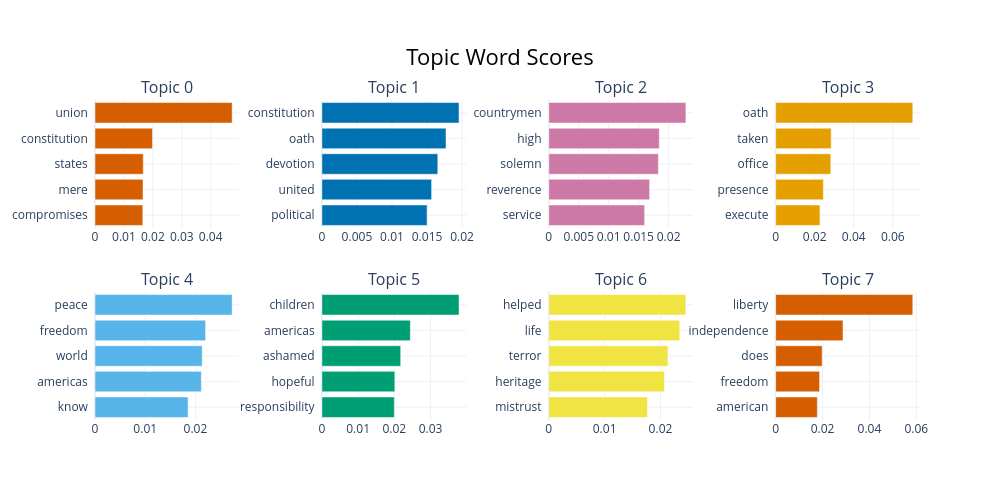

The cell this chart's notebook holds for it:
### Code cell
topic_model.visualize_barchart()

### Figure 1 — Plotly figure (JSON) as saved in the notebook; plotly's stock layout.template omitted (floating-point values rounded to 4 significant figures)
{"data": [{"marker": {"color": "#D55E00"}, "orientation": "h", "type": "bar", "x": [0.01653, 0.0166, 0.0167, 0.01989, 0.04742], "xaxis": "x", "y": ["compromises  ", "mere  ", "states  ", "constitution  ", "union  "], "yaxis": "y"}, {"marker": {"color": "#0072B2"}, "orientation": "h", "type": "bar", "x": [0.01501, 0.01565, 0.01654, 0.01771, 0.01957], "xaxis": "x2", "y": ["political  ", "united  ", "devotion  ", "oath  ", "constitution  "], "yaxis": "y2"}, {"marker": {"color": "#CC79A7"}, "orientation": "h", "type": "bar", "x": [0.01599, 0.01683, 0.01829, 0.01844, 0.02288], "xaxis": "x3", "y": ["service  ", "reverence  ", "solemn  ", "high  ", "countrymen  "], "yaxis": "y3"}, {"marker": {"color": "#E69F00"}, "orientation": "h", "type": "bar", "x": [0.02269, 0.02443, 0.02826, 0.02844, 0.07024], "xaxis": "x4", "y": ["execute  ", "presence  ", "office  ", "taken  ", "oath  "], "yaxis": "y4"}, {"marker": {"color": "#56B4E9"}, "orientation": "h", "type": "bar", "x": [0.01853, 0.02117, 0.02134, 0.02202, 0.02731], "xaxis": "x5", "y": ["know  ", "americas  ", "world  ", "freedom  ", "peace  "], "yaxis": "y5"}, {"marker": {"color": "#009E73"}, "orientation": "h", "type": "bar", "x": [0.01998, 0.02013, 0.02175, 0.02441, 0.03785], "xaxis": "x6", "y": ["responsibility  ", "hopeful  ", "ashamed  ", "americas  ", "children  "], "yaxis": "y6"}, {"marker": {"color": "#F0E442"}, "orientation": "h", "type": "bar", "x": [0.01768, 0.02071, 0.02133, 0.02345, 0.02455], "xaxis": "x7", "y": ["mistrust  ", "heritage  ", "terror  ", "life  ", "helped  "], "yaxis": "y7"}, {"marker": {"color": "#D55E00"}, "orientation": "h", "type": "bar", "x": [0.0178, 0.01874, 0.01984, 0.02873, 0.05849], "xaxis": "x8", "y": ["american  ", "freedom  ", "does  ", "independence  ", "liberty  "], "yaxis": "y8"}], "layout": {"annotations": [{"font": {"size": 16}, "showarrow": false, "text": "Topic 0", "x": 0.0875, "xanchor": "center", "xref": "paper", "y": 1, "yanchor": "bottom", "yref": "paper"}, {"font": {"size": 16}, "showarrow": false, "text": "Topic 1", "x": 0.3625, "xanchor": "center", "xref": "paper", "y": 1, "yanchor": "bottom", "yref": "paper"}, {"font": {"size": 16}, "showarrow": false, "text": "Topic 2", "x": 0.6375, "xanchor": "center", "xref": "paper", "y": 1, "yanchor": "bottom", "yref": "paper"}, {"font": {"size": 16}, "showarrow": false, "text": "Topic 3", "x": 0.9125, "xanchor": "center", "xref": "paper", "y": 1, "yanchor": "bottom", "yref": "paper"}, {"font": {"size": 16}, "showarrow": false, "text": "Topic 4", "x": 0.0875, "xanchor": "center", "xref": "paper", "y": 0.4, "yanchor": "bottom", "yref": "paper"}, {"font": {"size": 16}, "showarrow": false, "text": "Topic 5", "x": 0.3625, "xanchor": "center", "xref": "paper", "y": 0.4, "yanchor": "bottom", "yref": "paper"}, {"font": {"size": 16}, "showarrow": false, "text": "Topic 6", "x": 0.6375, "xanchor": "center", "xref": "paper", "y": 0.4, "yanchor": "bottom", "yref": "paper"}, {"font": {"size": 16}, "showarrow": false, "text": "Topic 7", "x": 0.9125, "xanchor": "center", "xref": "paper", "y": 0.4, "yanchor": "bottom", "yref": "paper"}], "height": 500, "hoverlabel": {"bgcolor": "white", "font": {"family": "Rockwell", "size": 16}}, "showlegend": false, "title": {"font": {"color": "Black", "size": 22}, "text": "Topic Word Scores", "x": 0.5, "xanchor": "center", "yanchor": "top"}, "width": 1000, "xaxis": {"anchor": "y", "domain": [0, 0.175], "showgrid": true}, "xaxis2": {"anchor": "y2", "domain": [0.275, 0.45], "showgrid": true}, "xaxis3": {"anchor": "y3", "domain": [0.55, 0.725], "showgrid": true}, "xaxis4": {"anchor": "y4", "domain": [0.825, 1], "showgrid": true}, "xaxis5": {"anchor": "y5", "domain": [0, 0.175], "showgrid": true}, "xaxis6": {"anchor": "y6", "domain": [0.275, 0.45], "showgrid": true}, "xaxis7": {"anchor": "y7", "domain": [0.55, 0.725], "showgrid": true}, "xaxis8": {"anchor": "y8", "domain": [0.825, 1], "showgrid": true}, "yaxis": {"anchor": "x", "domain": [0.6, 1], "showgrid": true}, "yaxis2": {"anchor": "x2", "domain": [0.6, 1], "showgrid": true}, "yaxis3": {"anchor": "x3", "domain": [0.6, 1], "showgrid": true}, "yaxis4": {"anchor": "x4", "domain": [0.6, 1], "showgrid": true}, "yaxis5": {"anchor": "x5", "domain": [0, 0.4], "showgrid": true}, "yaxis6": {"anchor": "x6", "domain": [0, 0.4], "showgrid": true}, "yaxis7": {"anchor": "x7", "domain": [0, 0.4], "showgrid": true}, "yaxis8": {"anchor": "x8", "domain": [0, 0.4], "showgrid": true}}}
